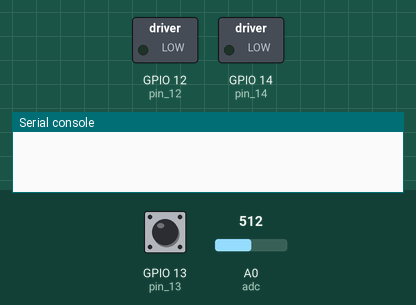
Simulated run of this program. Board: ESP8266 board running MicroPython. On the bench: switched loads named in the program (green lamp = pin HIGH), the last lines printed to the serial console. Inputs (shaded band) come from the test bench; at power-on: GPIO 13 (pin_13) HIGH, A0 (adc) = 512 (analog values on the 0–1023 scale).

Above: at 1.2 s.
1.3 s: GPIO 13 (pin_13) pulled LOW for 0.15 s
At 1.41 s:
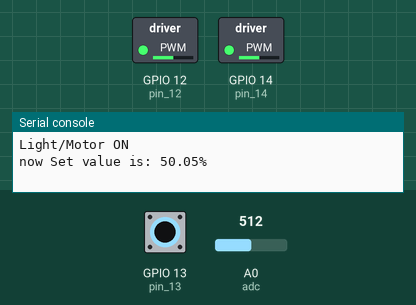
3.0 s: GPIO 13 (pin_13) pulled LOW for 3.2 s
At 6.8 s:
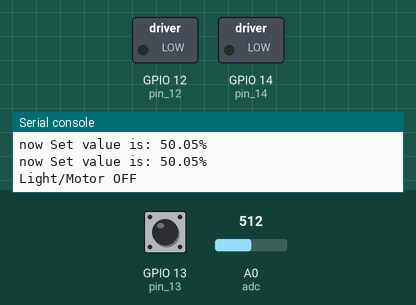
Timing chart, 0 to 8.3 s (numbered marks = the images above; inputs shaded):
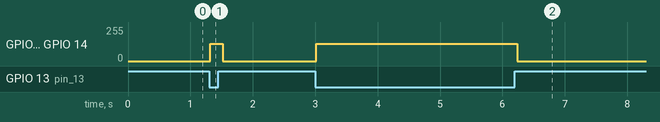

Measured:
- after the input at 1.3 s, GPIO 12 (pin_12), GPIO 14 (pin_14): 0/255 → 128/255 at once, → 0/255 0.20 s later
- after the input at 3.0 s, GPIO 12 (pin_12), GPIO 14 (pin_14): 0/255 → 128/255 at once, → 0/255 3.2 s later

The program:

lab2_check3.py
```python
from machine import Pin, PWM, Timer, ADC
import utime
LED_duty, LED_freq = 1023, 50
Motor_duty, Motor_freq = 1023, 50
startpose = [0]
count_callback = [0]
smooth = 10

def callback(p):
    receive = 0
    for i in range(8):
        receive += pin_13.value()
        utime.sleep(0.002) # 2ms to get a value
    if receive == 8 and startpose[0] == 1: startpose[0] = 0; print('Light/Motor OFF') # high voltage is release, low voltage is press
    elif receive == 0 and startpose[0] == 0: startpose[0] = 1; print('Light/Motor ON')

pin_14 = Pin(14)
LED = PWM(pin_14)
LED.duty(LED_duty); LED.freq(LED_freq) # duty sets the duty cycle as a ratio duty / 1023.

pin_12 = Pin(12)
Motor = PWM(pin_12)
Motor.duty(Motor_duty); Motor.freq(Motor_freq)

pin_13 = Pin(13, Pin.IN, Pin.PULL_UP)
Button = pin_13.irq(trigger=Pin.IRQ_FALLING | Pin.IRQ_RISING, handler=callback)

adc = ADC(0)
old_value = adc.read()

while(1):
    if startpose[0]:
        sensor_value = adc.read()
        difference = sensor_value - old_value
        each_value = round(old_value + difference / smooth)  # 0-1023 or 0-1024 seems no difference, use smooth to avoid flash too sensitive
        LED.duty(each_value); Motor.duty(each_value)
        old_value = each_value  # update old value
        print('now Set value is: %.2f' % (each_value * 100 / 1023) + '%')  # standarize to 0-100%
    else:
        each_value = 0
    LED.duty(each_value);Motor.duty(each_value)
    utime.sleep(0.1)
```
